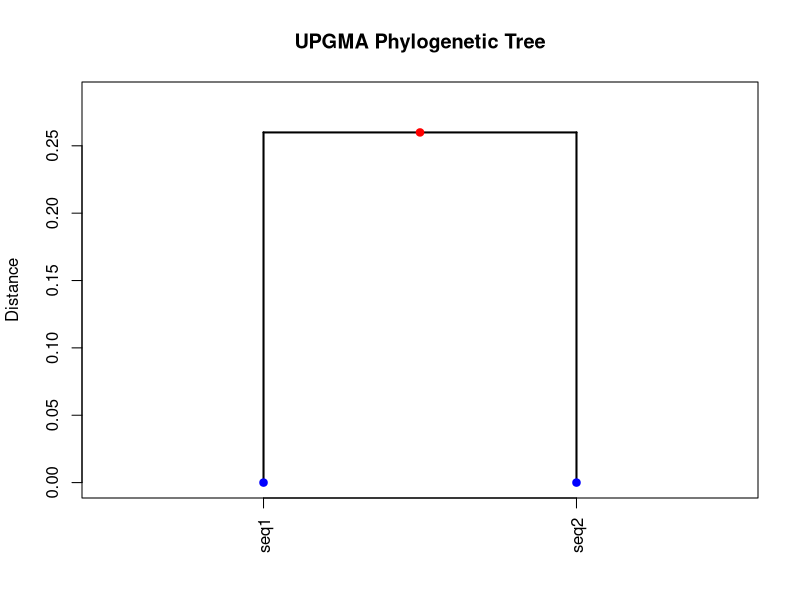

Recreate this plot in R.
############################################################
# UPGMA Phylogenetic Tree Construction (From Scratch)
# Author: Jordan Scollick-Karnitz
# Language: R
#
# Description:
# Implements the UPGMA (Unweighted Pair Group Method
# with Arithmetic Mean) clustering algorithm using
# Jukes–Cantor distances to construct a phylogenetic tree.
############################################################

############################
# Input sequences
############################

seq1 <- "ACTGGGCT"
seq2 <- "CGTGAGCT"

############################
# Jukes–Cantor distance
############################

jukes_cantor_distance <- function(seq1, seq2) {
  
  s1 <- strsplit(seq1, "")[[1]]
  s2 <- strsplit(seq2, "")[[1]]
  
  # Proportion of mismatched sites
  p <- sum(s1 != s2) / length(s1)
  
  # Jukes–Cantor correction
  d <- (-3 / 4) * log(1 - (4 * p / 3))
  return(d)
}

############################
# Build initial distance matrix
############################

all_sequences <- list(seq1 = seq1, seq2 = seq2)
n <- length(all_sequences)
seq_names <- names(all_sequences)

distance_matrix <- matrix(0, nrow = n, ncol = n,
                          dimnames = list(seq_names, seq_names))

for (i in 1:n) {
  for (j in 1:n) {
    if (i != j) {
      distance_matrix[i, j] <-
        jukes_cantor_distance(all_sequences[[i]],
                              all_sequences[[j]])
    }
  }
}

cat("Initial Distance Matrix:\n")
print(distance_matrix)

############################
# UPGMA clustering setup
############################

active_clusters <- seq_names
cluster_sizes <- rep(1, n)
names(cluster_sizes) <- seq_names

tree_edges <- data.frame(
  parent = character(),
  child1 = character(),
  child2 = character(),
  height = numeric(),
  stringsAsFactors = FALSE
)

next_node_id <- n + 1
current_matrix <- distance_matrix

############################
# Find minimum distance
############################

find_min_distance <- function(mat) {
  
  diag(mat) <- Inf
  mat[lower.tri(mat)] <- Inf
  
  min_val <- min(mat)
  min_pos <- which(mat == min_val, arr.ind = TRUE)[1, ]
  
  return(list(
    value = min_val,
    row = min_pos[1],
    col = min_pos[2]
  ))
}

############################
# Update distance matrix
############################

update_matrix_upgma <- function(mat, cluster1, cluster2, new_cluster) {
  
  idx1 <- match(cluster1, colnames(mat))
  idx2 <- match(cluster2, colnames(mat))
  
  other_clusters <- colnames(mat)[-c(idx1, idx2)]
  new_distances <- numeric(length(other_clusters))
  
  for (i in seq_along(other_clusters)) {
    oc <- other_clusters[i]
    new_distances[i] <- (mat[cluster1, oc] + mat[cluster2, oc]) / 2
  }
  
  updated <- mat[other_clusters, other_clusters, drop = FALSE]
  
  updated <- rbind(updated, new_distances)
  rownames(updated)[nrow(updated)] <- new_cluster
  
  updated <- cbind(updated, c(new_distances, 0))
  colnames(updated)[ncol(updated)] <- new_cluster
  
  return(updated)
}

############################
# Main UPGMA loop
############################

while (length(active_clusters) > 1) {
  
  min_res <- find_min_distance(current_matrix)
  c1 <- rownames(current_matrix)[min_res$row]
  c2 <- colnames(current_matrix)[min_res$col]
  min_dist <- min_res$value
  
  new_height <- min_dist / 2
  new_node <- paste0("Node", next_node_id)
  next_node_id <- next_node_id + 1
  
  tree_edges <- rbind(
    tree_edges,
    data.frame(
      parent = new_node,
      child1 = c1,
      child2 = c2,
      height = new_height,
      stringsAsFactors = FALSE
    )
  )
  
  active_clusters <- setdiff(active_clusters, c(c1, c2))
  active_clusters <- c(active_clusters, new_node)
  
  cluster_sizes[new_node] <-
    cluster_sizes[c1] + cluster_sizes[c2]
  
  current_matrix <-
    update_matrix_upgma(current_matrix, c1, c2, new_node)
}

############################
# Tree plotting function
############################

plot_upgma_tree <- function(tree_edges, tips) {
  
  nodes <- unique(c(tree_edges$parent,
                    tree_edges$child1,
                    tree_edges$child2))
  
  x_pos <- setNames(rep(NA, length(nodes)), nodes)
  y_pos <- setNames(rep(0, length(nodes)), nodes)
  
  # Tip positions
  for (i in seq_along(tips)) {
    x_pos[tips[i]] <- i
  }
  
  # Node heights
  for (i in 1:nrow(tree_edges)) {
    y_pos[tree_edges$parent[i]] <- tree_edges$height[i]
  }
  
  # Internal node x positions
  for (i in 1:nrow(tree_edges)) {
    p <- tree_edges$parent[i]
    x_pos[p] <- mean(c(x_pos[tree_edges$child1[i]],
                       x_pos[tree_edges$child2[i]]))
  }
  
  plot(NULL,
       xlim = c(0.5, length(tips) + 0.5),
       ylim = c(0, max(tree_edges$height) * 1.1),
       xlab = "",
       ylab = "Distance",
       main = "UPGMA Phylogenetic Tree",
       xaxt = "n")
  
  axis(1, at = seq_along(tips), labels = tips, las = 2)
  
  for (i in 1:nrow(tree_edges)) {
    p <- tree_edges$parent[i]
    c1 <- tree_edges$child1[i]
    c2 <- tree_edges$child2[i]
    
    segments(x_pos[c1], y_pos[p], x_pos[c2], y_pos[p], lwd = 2)
    segments(x_pos[c1], y_pos[c1], x_pos[c1], y_pos[p], lwd = 2)
    segments(x_pos[c2], y_pos[c2], x_pos[c2], y_pos[p], lwd = 2)
  }
  
  points(x_pos[tips], y_pos[tips], pch = 19, col = "blue")
  internal <- setdiff(names(x_pos), tips)
  points(x_pos[internal], y_pos[internal], pch = 19, col = "red")
}

############################
# Run and visualize
############################

plot_upgma_tree(tree_edges, seq_names)

cat("Tree Structure:\n")
print(tree_edges)
